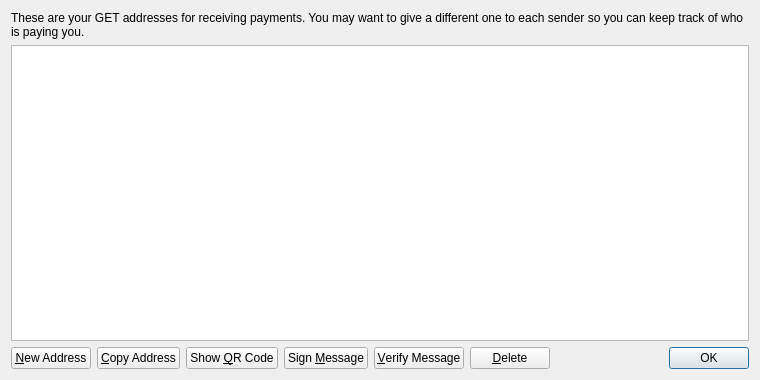
<?xml version="1.0" encoding="UTF-8"?>
<ui version="4.0">
 <class>AddressBookPage</class>
 <widget class="QWidget" name="AddressBookPage">
  <property name="geometry">
   <rect>
    <x>0</x>
    <y>0</y>
    <width>760</width>
    <height>380</height>
   </rect>
  </property>
  <property name="windowTitle">
   <string>Address Book</string>
  </property>
  <layout class="QVBoxLayout" name="verticalLayout">
   <item>
    <widget class="QLabel" name="labelExplanation">
     <property name="text">
      <string>These are your GET addresses for receiving payments. You may want to give a different one to each sender so you can keep track of who is paying you.</string>
     </property>
     <property name="textFormat">
      <enum>Qt::PlainText</enum>
     </property>
     <property name="wordWrap">
      <bool>true</bool>
     </property>
    </widget>
   </item>
   <item>
    <widget class="QTableView" name="tableView">
     <property name="contextMenuPolicy">
      <enum>Qt::CustomContextMenu</enum>
     </property>
     <property name="toolTip">
      <string>Double-click to edit address or label</string>
     </property>
     <property name="tabKeyNavigation">
      <bool>false</bool>
     </property>
     <property name="alternatingRowColors">
      <bool>true</bool>
     </property>
     <property name="selectionMode">
      <enum>QAbstractItemView::SingleSelection</enum>
     </property>
     <property name="selectionBehavior">
      <enum>QAbstractItemView::SelectRows</enum>
     </property>
     <property name="sortingEnabled">
      <bool>true</bool>
     </property>
     <attribute name="verticalHeaderVisible">
      <bool>false</bool>
     </attribute>
    </widget>
   </item>
   <item>
    <layout class="QHBoxLayout" name="horizontalLayout">
     <item>
      <widget class="QPushButton" name="newAddressButton">
       <property name="toolTip">
        <string>Create a new address</string>
       </property>
       <property name="text">
        <string>&amp;New Address</string>
       </property>
       <property name="icon">
        <iconset resource="../bitcoin.qrc">
         <normaloff>:/icons/add</normaloff>:/icons/add</iconset>
       </property>
      </widget>
     </item>
     <item>
      <widget class="QPushButton" name="copyToClipboard">
       <property name="toolTip">
        <string>Copy the currently selected address to the system clipboard</string>
       </property>
       <property name="text">
        <string>&amp;Copy Address</string>
       </property>
       <property name="icon">
        <iconset resource="../bitcoin.qrc">
         <normaloff>:/icons/editcopy</normaloff>:/icons/editcopy</iconset>
       </property>
      </widget>
     </item>
     <item>
      <widget class="QPushButton" name="showQRCode">
       <property name="text">
        <string>Show &amp;QR Code</string>
       </property>
       <property name="icon">
        <iconset resource="../bitcoin.qrc">
         <normaloff>:/icons/qrcode</normaloff>:/icons/qrcode</iconset>
       </property>
      </widget>
     </item>
     <item>
      <widget class="QPushButton" name="signMessage">
       <property name="toolTip">
        <string>Sign a message to prove you own a GET address</string>
       </property>
       <property name="text">
        <string>Sign &amp;Message</string>
       </property>
       <property name="icon">
        <iconset resource="../bitcoin.qrc">
         <normaloff>:/icons/edit</normaloff>:/icons/edit</iconset>
       </property>
      </widget>
     </item>
     <item>
      <widget class="QPushButton" name="verifyMessage">
       <property name="toolTip">
        <string>Verify a message to ensure it was signed with a specified GET address</string>
       </property>
       <property name="text">
        <string>&amp;Verify Message</string>
       </property>
       <property name="icon">
        <iconset resource="../bitcoin.qrc">
         <normaloff>:/icons/transaction_0</normaloff>:/icons/transaction_0</iconset>
       </property>
      </widget>
     </item>
     <item>
      <widget class="QPushButton" name="deleteButton">
       <property name="toolTip">
        <string>Delete the currently selected address from the list</string>
       </property>
       <property name="text">
        <string>&amp;Delete</string>
       </property>
       <property name="icon">
        <iconset resource="../bitcoin.qrc">
         <normaloff>:/icons/remove</normaloff>:/icons/remove</iconset>
       </property>
      </widget>
     </item>
     <item>
      <spacer name="horizontalSpacer">
       <property name="orientation">
        <enum>Qt::Horizontal</enum>
       </property>
       <property name="sizeHint" stdset="0">
        <size>
         <width>40</width>
         <height>20</height>
        </size>
       </property>
      </spacer>
     </item>
     <item>
      <widget class="QDialogButtonBox" name="buttonBox">
       <property name="sizePolicy">
        <sizepolicy hsizetype="Maximum" vsizetype="Fixed">
         <horstretch>0</horstretch>
         <verstretch>0</verstretch>
        </sizepolicy>
       </property>
       <property name="standardButtons">
        <set>QDialogButtonBox::Ok</set>
       </property>
      </widget>
     </item>
    </layout>
   </item>
  </layout>
 </widget>
 <resources>
  <include location="../bitcoin.qrc"/>
 </resources>
 <connections/>
</ui>
